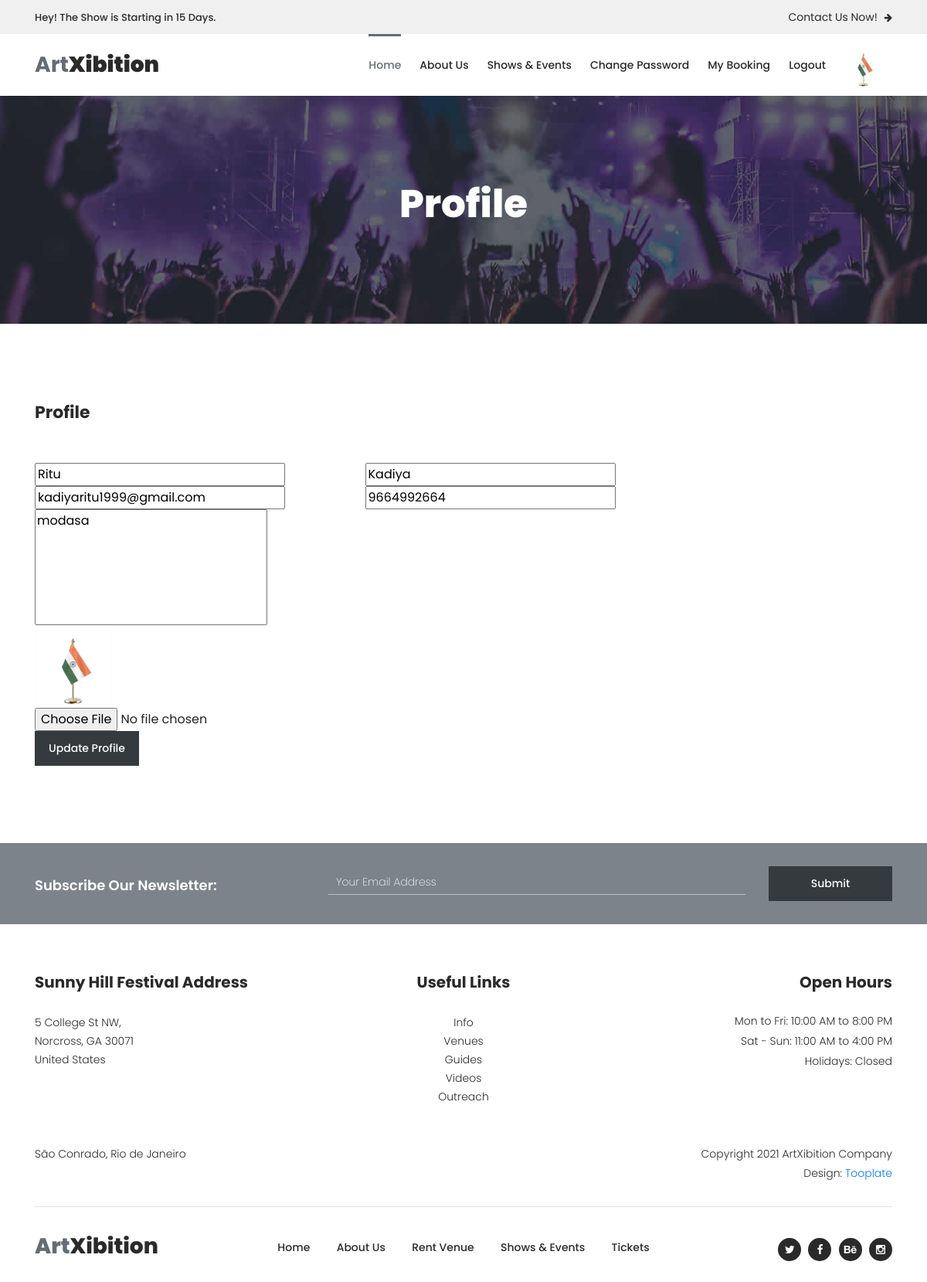
The app's page /profile/ (signed in) with its own data.
### myapp/models.py (models this page shows, shortened)
class User(models.Model):
	fname=models.CharField(max_length=100)
	lname=models.CharField(max_length=100)
	email=models.EmailField()
	mobile=models.PositiveIntegerField()
	address=models.TextField()
	password=models.CharField(max_length=100)
	profile_picture=models.ImageField(upload_to="profile_picture/",default="")
	usertype=models.CharField(max_length=100,default="user")

### myapp/views.py (the view)
# urls.py: path('profile/',views.profile,name='profile'),
def profile(request):
	user=User.objects.get(email=request.session['email'])
	if request.method=="POST":
		user.fname=request.POST['fname']
		user.lname=request.POST['lname']
		user.mobile=request.POST['mobile']
		user.address=request.POST['address']
		try:
			user.profile_picture=request.FILES['profile_picture']
		except:
			pass
		user.save()
		request.session['profile_picture']=user.profile_picture.url
		msg="Profile Updated Successfully"
		if user.usertype=="user":
			return render(request,'profile.html',{'user':user,'msg':msg})
		else:
			return render(request,'manager-profile.html',{'user':user})
	else:
		if user.usertype=="user":
			return render(request,'profile.html',{'user':user})
		else:
			return render(request,'manager-profile.html',{'user':user})

### myapp/templates/profile.html (shortened to what this page needs)
{% extends 'header.html' %}
{% load static %}
{% block content %}
<!DOCTYPE html>
<html lang="en">
  <head>
    </head>
    <body>
    <div class="page-heading-rent-venue">
        <div class="container">
            <div class="row">
                <div class="col-lg-12">
                    <h2>Profile</h2>
                </div>
            </div>
        </div>
    </div>
    <div class="rent-venue-application">
        <div class="container">
            <div class="row">
                <div class="col-lg-9">
                    <div class="heading-text">
                        <h4>Profile</h4>
                    </div>
                    <div class="contact-form">
                        <form id="contact" action="{% url 'profile'  %}" method="post" enctype="multipart/form-data">
                          <div class="row">
                            <div class="col-md-6 col-sm-12">
                              <fieldset>
                                <input name="fname" type="text" id="name" value="{{user.fname}}" required="">
                              </fieldset>
                            </div>
                            <div class="col-md-6 col-sm-12">
                              <fieldset>
                                <input name="lname" type="text" id="name" value="{{user.lname}}">
                              </fieldset>
                            </div>
                            <div class="col-md-6 col-sm-12">
                              <fieldset>
                                <input name="email" type="text" id="email" value="{{user.email}}" readonly>
                              </fieldset>
                            </div>
                            <div class="col-md-6 col-sm-12">
                              <fieldset>
                                <input name="mobile" type="text" id="phone-number" value="{{user.mobile}}">
                              </fieldset>
                            </div>
                            <div class="col-lg-12">
                              <fieldset>
                                <textarea name="address" rows="6" id="about-event-hosting" >{{user.address}}</textarea>
                              </fieldset>
                            </div>
                            <div class="col-lg-12">
                              <fieldset>
                                <img src="{{user.profile_picture.url}}" style="width: 100px;height: 100px;">
                              </fieldset>
                            </div>
                            <div class="col-md-6 col-sm-12">
                              <fieldset>
                                <input name="profile_picture" type="file" id="phone_number" >
                              </fieldset>
                            </div>
                            <div class="col-lg-12">
                              <fieldset>
                                <button type="submit" id="form-submit" class="main-dark-button">Update Profile</button>
                              </fieldset>
                            </div>
                          </div>
                        </form>
                    </div>
                </div>
            </div>
        </div>
    </div>
    <div class="subscribe">
        <div class="container">
            <div class="row">
                <div class="col-lg-4">
                    <h4>Subscribe Our Newsletter:</h4>
                </div>
                <div class="col-lg-8">
                    <form id="subscribe" action="" method="get">
                        <div class="row">
                          <div class="col-lg-9">
                            <fieldset>
                              <input name="email" type="text" id="email" pattern="[^ @]*@[^ @]*" placeholder="Your Email Address" required="">
                            </fieldset>
                          </div>
                          <div class="col-lg-3">
                            <fieldset>
                              <button type="submit" id="form-submit" class="main-dark-button">Submit</button>
                            </fieldset>
                          </div>
                        </div>
                    </form>
                </div>
            </div>
        </div>
    </div>
  </body>
</html>
{% endblock %}

### myapp/static/assets/css/tooplate-artxibition.css (style rules this page uses)
html, body, div, span, applet, object, iframe, h1, h2, h3, h4, h5, h6, p, blockquote, div pre, a, abbr, acronym, address, big, cite, code, del, dfn, em, font, img, ins, kbd, q, s, samp, small, strike, strong, sub, sup, tt, var, b, u, i, center, dl, dt, dd, ol, ul, li, figure, header, nav, section, article, aside, footer, figcaption { margin: 0; padding: 0; border: 0; outline: 0; }
* { box-sizing: border-box; }
html, body { font-family: 'Poppins', sans-serif; font-weight: 400; background-color: #fff; font-size: 16px; -ms-text-size-adjust: 100%; -webkit-font-smoothing: antialiased; -moz-osx-font-smoothing: grayscale; }
h1, h2, h3, h4, h5, h6 { margin-top: 0px; margin-bottom: 0px; }
h4 { line-height: 30px; }
html, body { background: #fff; font-family: 'Poppins', sans-serif; }
.subscribe { background-color: #7c838b; padding: 30px 0px; }
.subscribe h4 { font-size: 18px; color: #fff; font-weight: 600; margin-top: 10px; }
.subscribe form input { padding: 5px 10px; width: 100%; background-color: transparent; border-top: none; border-left: none; border-right: none; border-bottom: 1px solid rgba(250,250,250,0.5); outline: none; font-size: 14px; color: #fff; font-weight: 200; margin-top: 5px; }
.subscribe form .main-dark-button { display: inline-block; font-size: 14px; padding: 12px 18px; background-color: #343a3e; color: #fff; text-align: center; font-weight: 500; text-transform: capitalize; transition: all .3s; border: none; outline: none; width: 100%; }
.page-heading-rent-venue { background-image: url(../images/rent_venue_bg.jpg); background-size: cover; background-repeat: no-repeat; padding: 110px 0px; text-align: center; }
.page-heading-rent-venue h2 { font-size: 50px; color: #fff; font-weight: 800; margin-bottom: 15px; }
.rent-venue-application { margin: 100px 0px; }
.rent-venue-application .heading-text h4 { font-size: 22px; font-weight: 700; color: #2a2a2a; margin-bottom: 50px; }
.rent-venue-application .contact-form textarea { height: 150px; resize: none; }
.rent-venue-application .contact-form ::placeholder { color: #7a7a7a; }
.rent-venue-application form .main-dark-button { display: inline-block; font-size: 14px; padding: 12px 18px; background-color: #343a3e; color: #fff; text-align: center; font-weight: 500; text-transform: capitalize; transition: all .3s; border: none; outline: none; }

### records on screen
User: fname "Ritu", lname "Kadiya", email "kadiyaritu1999@gmail.com", mobile "9664992664", address "modasa", profile_picture (picture)
